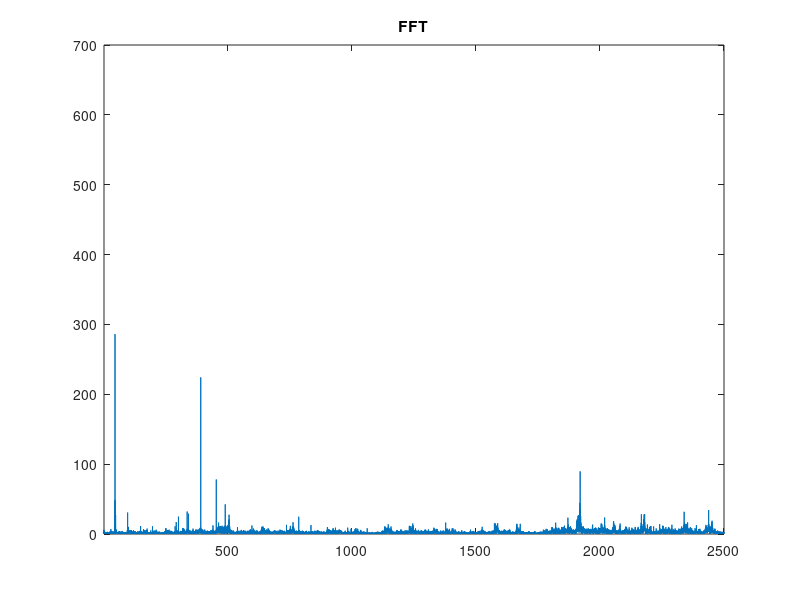

MATLAB code to generate this figure:
clc;
clear;
%% señal
%frecuencia muestreo:
Fs = 5000;
%periodo de muestreo:
Ts = 1/Fs;
%muestra:
N = 32768;
%vector tiempo:
t = (0:N-1).*Ts;
%datos pre-fft
m = importdata('27_octubre.csv');
%convertirlo a array para poder hacer fft
%t = table2array(m); 
%graficar la señal junto a fft
%subplot(2,1,1),plot(t,m),title('señal'),xlabel('t(ms)'),ylabel('y(t)'),ylim([-5000 5000]);
%% frecuencia
Y = fft(m);
P1 = 2.*(abs(Y(1:N/2)/N));
%frecuency array
f = Fs.*(0:(N/2)-1)./N;
plot(f,P1),title('FFT'),xlim([5 2500]);
%graficar fft junto a señal
%subplot(2,1,2),plot(f,P1),title('FFT'),xlabel('Frecuency (Hz)'),ylabel('A (f)'),xlim([5 8300]),ylim([0 120]);
